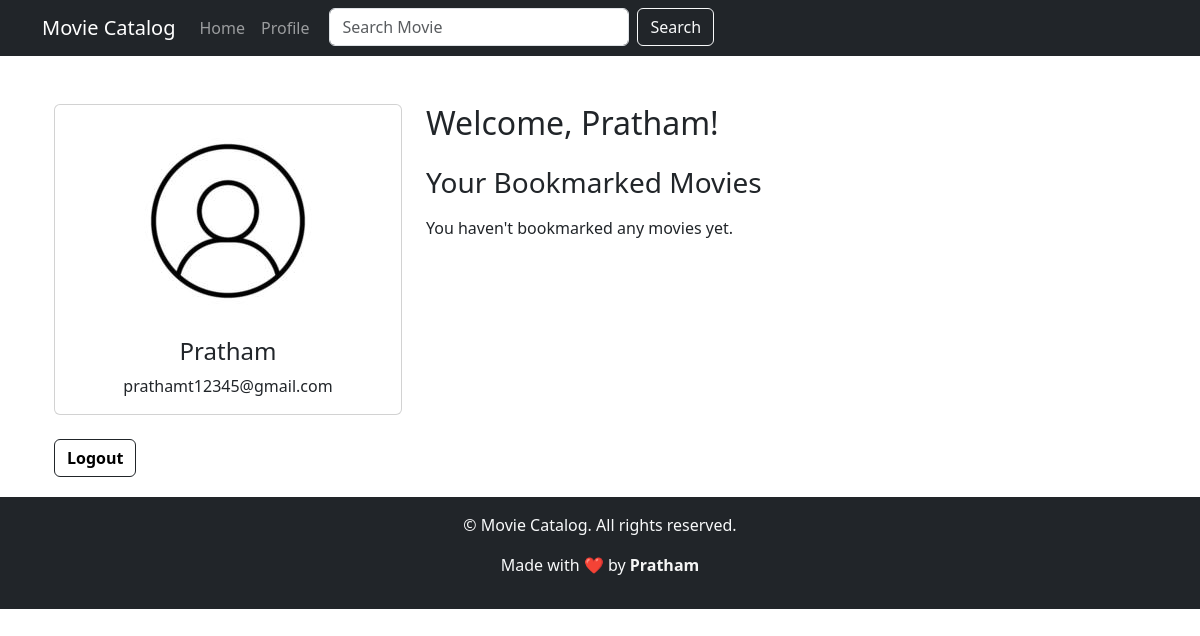
The page /profile (signed in) on the database as committed earlier.
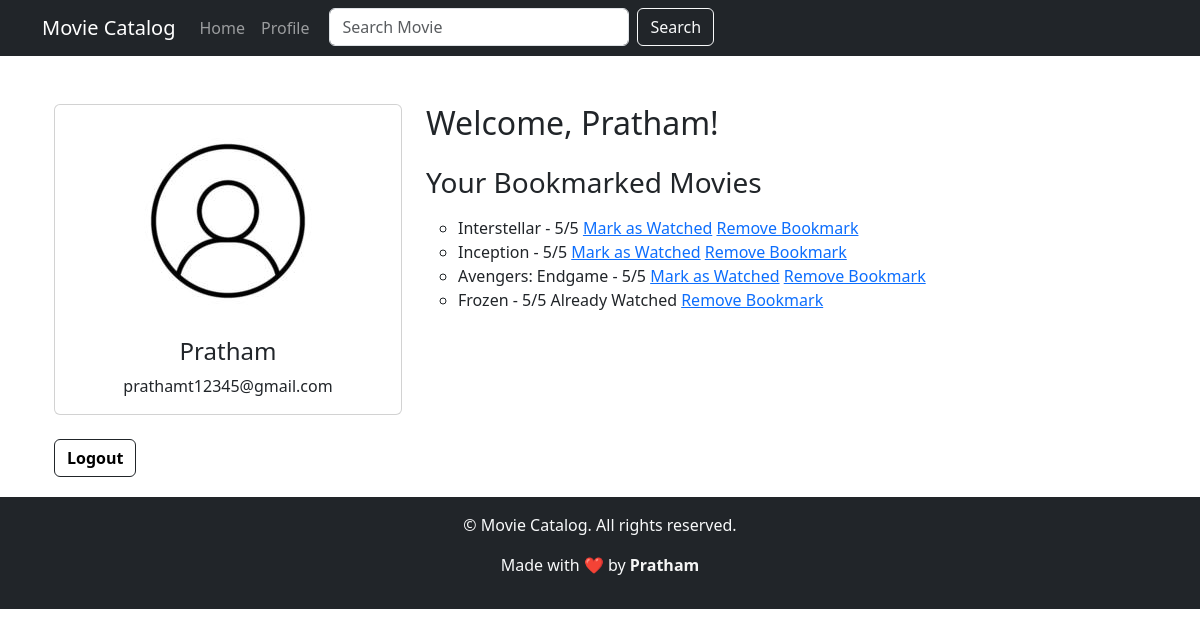
The same page on the database as committed later.
### movieCatalogApp/models.py (models this page shows, shortened)
class UserBookmark(models.Model):
    user = models.ForeignKey('auth.User', on_delete=models.CASCADE)
    movie = models.ForeignKey(Movie, on_delete=models.CASCADE)
    rating = models.PositiveIntegerField(choices=[(1, '1 Star'), (2, '2 Stars'), (3, '3 Stars'), (4, '4 Stars'), (5, '5 Stars')])
    comments = models.TextField(blank=True)
    bookmarked_at = models.DateTimeField(auto_now_add=True)
    watched = models.BooleanField(default=False)
    watched_at = models.DateTimeField(null=True, blank=True)

class Movie(models.Model):
    title = models.CharField(max_length=200)
    genre = models.CharField(max_length=100)
    rating = models.DecimalField(max_digits=3, decimal_places=1)
    release_date = models.CharField(max_length=50)
    description = models.TextField()
    director = models.CharField(max_length=100)
    duration_minutes = models.PositiveIntegerField()
    trailer_url = models.URLField(default=None)
    cover_image = models.URLField(default=None)

### movieCatalogApp/views.py (the view)
# urls.py: path('profile', views.profile, name='profile'),
@login_required
def profile(request):
    user_bookmarks = UserBookmark.objects.filter(user=request.user)
    return render(request, 'movieCatalogApp/profile.html', {'user_bookmarks': user_bookmarks})

### movieCatalogApp/templates/movieCatalogApp/profile.html (shortened to what this page needs)
{% extends 'movieCatalogApp/layout.html' %}
{% load static %}
{% block content %}
<div class="container mt-5" style="padding-bottom: 20px;">
    <div class="row">
        <div class="col-md-4">
            <div class="card mb-4">
                <div class="card-body text-center">
                    <img src="{% static 'movieCatalogApp/profileIcon.jpg' %}" class="img-fluid rounded-circle mb-3" alt="Profile Picture">
                    <h4 class="card-title">{{ request.user.username }}</h4>
                    <p class="card-text">{{ request.user.email }}</p>
                </div>
            </div>
        </div>
        <div class="col-md-8">
            <h2 class="mb-4">Welcome, {{ request.user.username }}!</h2>
            <h3 class="mb-3">Your Bookmarked Movies</h3>
            {% if user_bookmarks %}
            <ul class="list-group">
                <ul>
                    {% for bookmark in user_bookmarks %}
                        <li>{{ bookmark.movie.title }} - {{ bookmark.rating }}/5
                            {% if not bookmark.watched %}
                                <a href="{% url 'mark_as_watched' bookmark.id %}">Mark as Watched</a>
                            {% else %}
                                Already Watched
                            {% endif %}
                            <a href="{% url 'remove_bookmark' bookmark.id %}">Remove Bookmark</a>
                        </li>
                    {% endfor %}
                </ul>
            </ul>
            {% else %}
            <p>You haven't bookmarked any movies yet.</p>
            {% endif %}
        </div>
        <div class="col-md-8">
            <button class="btn btn-outline-dark">
                <a href="{% url 'logout' %}" style="text-decoration: none; font-weight: bold; color: black;">Logout</a>
            </button>
        </div>
    </div>
</div>
{% endblock %}

### movieCatalogApp/templates/movieCatalogApp/layout.html (shortened to what this page needs)
{% load static %}
<!DOCTYPE html>
<html lang="en">
<head>
    <link rel="stylesheet" href="{% static 'movieCatalogApp/style.css' %}">
    <link rel="stylesheet" href="https://cdn.jsdelivr.net/npm/bootstrap-icons@1.10.5/font/bootstrap-icons.css">
    <link href="https://cdn.jsdelivr.net/npm/bootstrap@5.3.1/dist/css/bootstrap.min.css" rel="stylesheet">
</head>
<body>
    <nav class="navbar navbar-expand-lg navbar-dark bg-dark">
        <div class="container">
            <a class="navbar-brand" href="/">Movie Catalog</a>
            <div class="collapse navbar-collapse" id="navbarNav">
                <ul class="navbar-nav ml-auto">
                    <li class="nav-item">
                        <a class="nav-link" href="/">Home</a>
                    </li>
                    {% if user.is_authenticated %}
                    <li class="nav-item">
                        <a class="nav-link" href="{% url 'profile' %}">Profile</a>
                    </li>
                    {% else %}
                    <li class="nav-item">
                        <a class="nav-link" href="{% url 'registration' %}">Register</a>
                    </li>
                    {% endif %}
                    <li class="nav-item">
                        <div class="container-fluid">
                            <form class="d-flex" method="post" action="{% url 'searchBox' %}">
                                <input class="form-control me-2" type="search" placeholder="Search Movie" aria-label="Search" name="movie" style="width: 300px;">
                                <button class="btn btn-outline-light" type="submit">Search</button>
                            </form>
                        </div>
                    </li>
                </ul>
            </div>
        </div>
    </nav>
    <div class="container mt-4">
        {% block content %}
        {% endblock %}
    </div>
    <footer class="bg-dark text-center text-light py-3">
        <p>&copy; Movie Catalog. All rights reserved.</p>
        <p>Made with ❤️ by <a href="https://github.com/prathampt" id="footer">Pratham</a></p>
    </footer>
</body>
</html>

### movieCatalogApp/static/movieCatalogApp/style.css (style rules this page uses)
#footer { color: whitesmoke; font-weight: bold; font-size:medium; text-decoration: none; }

Rows that differ between the two databases and show on the page:
added UserBookmark: movie "Interstellar", rating "5", watched "Mark as Watched"
added UserBookmark: movie "Inception", rating "5", watched "Mark as Watched"
added UserBookmark: movie "Avengers: Endgame", rating "5", watched "Mark as Watched"
added UserBookmark: movie "Frozen", rating "5", watched "Already Watched"
Other text that changed with them:
text no longer shown: "You haven't bookmarked any movies yet."
